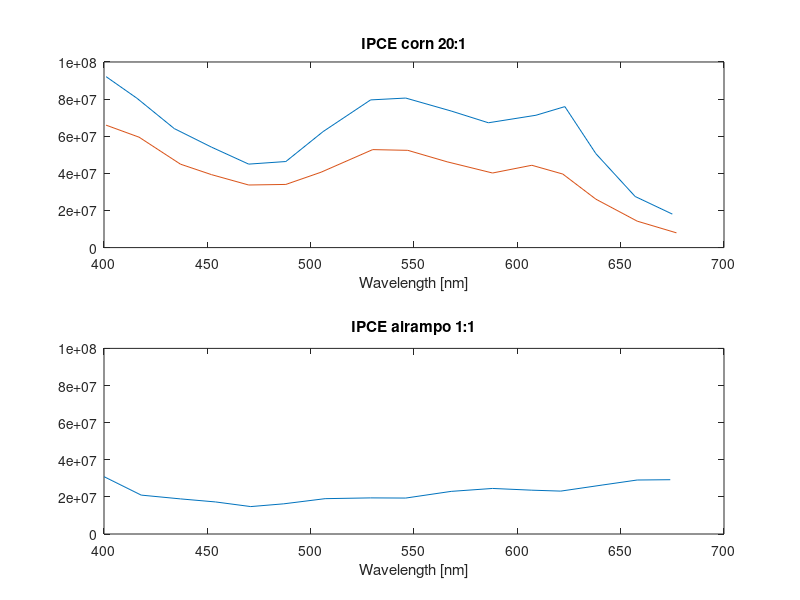

Write MATLAB code to recreate this figure.
clear
close all

%ipce = 1240 j/(Pin*lambda)
a = 0.5*0.5;

%1
%var i microamp
ci1 = [28 29 26.2 25.8 25.4 24.5 26.2 34.2 33.7 27.3 23.2 26.7 24.9 15.3 8.9 5.6];
cj1 = ci1./a; %A/cm2
%nm
cl1 = [401 416 434 452 470 488 506 529 546 568 586 609 623 638 657 675]; 
%uWatt/cm2
cp1 = [37.6 43.0 46.7 52.3 59.6 53.7 41.1 40.3 38.0 32.4 29.2 30.5 26.1 23.5 24.4 22.8];
%e1 = 10 right?

%2
ci2 = [28 28.4 24.0 23.5 23.2 22.4 24.1 31.7 31.9 25.9 22.2 26.0 23.9 14.5 7.9 4.5];
cj2 = ci2./a;
cl2 = [401 417 437 452 470 488 505 530 547 566 588 607 622 638 658 677];
%e1
cp2 = [52.5 56.8 60.6 65.6 72.6 66.9 58.3 56.2 55.2 49.1 46.6 47.9 48.1 43.2 41.8 41.5];

%airampo 1
ai1 = [7.3 7.4 7.5 7.7 7.8 8.0 8.0 8.3 8.4 8.6 8.7 8.9 9.0 9.2 9.3 9.5];
aj1 = ai1./a;
al1 = [400 418 437 454 471 487 507 529 546 568 588 607 621 641 658 674 ];
ap1 = [29.3 41.9 45.0 48.7 55.6 50.1 41.1 40.0 39.4 32.7 29.9 30.8 31.1 27.0 24.1 23.9];

ipce_c1 = 1240*1e7*cj1./(cp1.*cl1);
ipce_c2 = 1240*1e7*cj2./(cp2.*cl2);
ipce_a1 = 1240*1e7*aj1./(ap1.*al1);

figure
subplot(2, 1, 1)
plot(cl1, ipce_c1, cl2, ipce_c2)
title('IPCE corn 20:1')
xlabel('Wavelength [nm]')
ylim([0 10e7])
subplot(2, 1, 2)
plot(al1, ipce_a1)
title('IPCE airampo 1:1')
xlabel('Wavelength [nm]')
ylim([0 10e7])